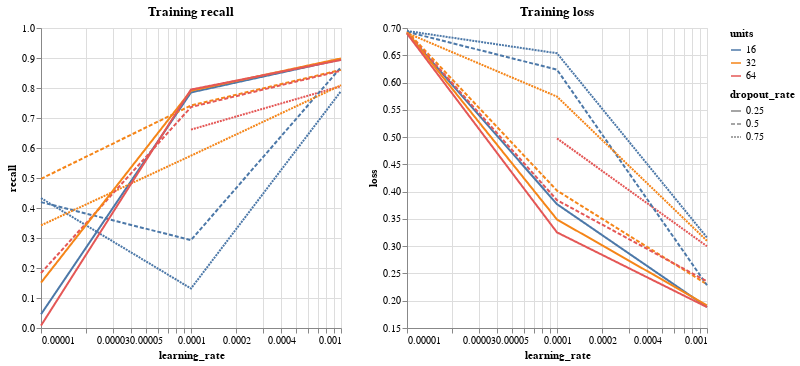
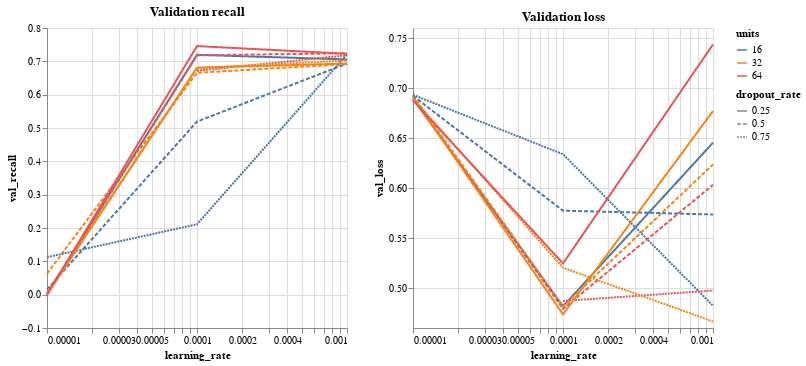

Source (notebook cell) for these figures, in order:
### Code cell
print_alt(hp_bd_lstm_df)
print(tuner_bi_dir_lstm.get_best_hyperparameters(1)[0].values)

### Figure 1 — Vega-Lite specification as saved in the notebook (floating-point values rounded to 4 significant figures)
{"config": {"view": {"continuousWidth": 300, "continuousHeight": 300}}, "hconcat": [{"mark": {"type": "line"}, "encoding": {"color": {"field": "units", "scale": {"zero": false}, "type": "nominal"}, "strokeDash": {"field": "dropout_rate", "type": "quantitative"}, "x": {"field": "learning_rate", "scale": {"zero": false, "type": "log"}, "type": "quantitative"}, "y": {"field": "recall", "scale": {"zero": false, "padding": 1}, "type": "quantitative"}}, "title": "Training recall"}, {"mark": {"type": "line"}, "encoding": {"color": {"field": "units", "scale": {"zero": false}, "type": "nominal"}, "strokeDash": {"field": "dropout_rate", "type": "quantitative"}, "x": {"field": "learning_rate", "scale": {"zero": false, "type": "log"}, "type": "quantitative"}, "y": {"field": "loss", "scale": {"zero": false, "padding": 1}, "type": "quantitative"}}, "title": "Training loss"}], "data": {"name": "data-67a632ceeda6219c81fb09659b8212be"}, "$schema": "https://vega.github.io/schema/vega-lite/v5.17.0.json", "datasets": {"data-67a632ceeda6219c81fb09659b8212be": [{"units": 16, "dropout_rate": 0.25, "learning_rate": 1e-05, "loss": 0.6905, "recall": 0.04577, "val_loss": 0.6891, "val_recall": 0.003082}, {"units": 32, "dropout_rate": 0.5, "learning_rate": 0.001, "loss": 0.2301, "recall": 0.8604, "val_loss": 0.6235, "val_recall": 0.6918}, {"units": 16, "dropout_rate": 0.75, "learning_rate": 0.001, "loss": 0.3159, "recall": 0.7895, "val_loss": 0.4823, "val_recall": 0.7211}, {"units": 64, "dropout_rate": 0.75, "learning_rate": 0.001, "loss": 0.2998, "recall": 0.8063, "val_loss": 0.4975, "val_recall": 0.718}, {"units": 16, "dropout_rate": 0.5, "learning_rate": 1e-05, "loss": 0.6932, "recall": 0.4195, "val_loss": 0.6921, "val_recall": 0.01541}, {"units": 32, "dropout_rate": 0.75, "learning_rate": 0.0001, "loss": 0.5742, "recall": 0.5744, "val_loss": 0.5203, "val_recall": 0.6795}, {"units": 16, "dropout_rate": 0.25, "learning_rate": 0.001, "loss": 0.1884, "recall": 0.8951, "val_loss": 0.6453, "val_recall": 0.7057}, {"units": 16, "dropout_rate": 0.5, "learning_rate": 0.0001, "loss": 0.6236, "recall": 0.2929, "val_loss": 0.5773, "val_recall": 0.5193}, {"units": 64, "dropout_rate": 0.5, "learning_rate": 0.001, "loss": 0.2355, "recall": 0.8577, "val_loss": 0.6032, "val_recall": 0.7242}, {"units": 16, "dropout_rate": 0.5, "learning_rate": 0.001, "loss": 0.2284, "recall": 0.8692, "val_loss": 0.5735, "val_recall": 0.6934}, {"units": 64, "dropout_rate": 0.75, "learning_rate": 0.0001, "loss": 0.4976, "recall": 0.6613, "val_loss": 0.487, "val_recall": 0.6718}, {"units": 64, "dropout_rate": 0.5, "learning_rate": 1e-05, "loss": 0.6916, "recall": 0.1831, "val_loss": 0.6898, "val_recall": 0.0}, {"units": 32, "dropout_rate": 0.25, "learning_rate": 1e-05, "loss": 0.692, "recall": 0.151, "val_loss": 0.6906, "val_recall": 0.0}, {"units": 32, "dropout_rate": 0.75, "learning_rate": 1e-05, "loss": 0.6909, "recall": 0.3421, "val_loss": 0.6898, "val_recall": 0.006163}, {"units": 64, "dropout_rate": 0.5, "learning_rate": 0.0001, "loss": 0.3844, "recall": 0.7365, "val_loss": 0.4791, "val_recall": 0.718}, {"units": 32, "dropout_rate": 0.5, "learning_rate": 1e-05, "loss": 0.6937, "recall": 0.4973, "val_loss": 0.6925, "val_recall": 0.06317}, {"units": 32, "dropout_rate": 0.25, "learning_rate": 0.001, "loss": 0.1916, "recall": 0.8986, "val_loss": 0.677, "val_recall": 0.6934}, {"units": 64, "dropout_rate": 0.25, "learning_rate": 0.0001, "loss": 0.3253, "recall": 0.7948, "val_loss": 0.5246, "val_recall": 0.7458}, {"units": 32, "dropout_rate": 0.25, "learning_rate": 0.0001, "loss": 0.3489, "recall": 0.791, "val_loss": 0.4737, "val_recall": 0.681}, {"units": 16, "dropout_rate": 0.75, "learning_rate": 0.0001, "loss": 0.6537, "recall": 0.1316, "val_loss": 0.6338, "val_recall": 0.2111}, {"units": 32, "dropout_rate": 0.5, "learning_rate": 0.0001, "loss": 0.4019, "recall": 0.7418, "val_loss": 0.4816, "val_recall": 0.6656}, {"units": 64, "dropout_rate": 0.25, "learning_rate": 1e-05, "loss": 0.6897, "recall": 0.008009, "val_loss": 0.6875, "val_recall": 0.0}, {"units": 32, "dropout_rate": 0.75, "learning_rate": 0.001, "loss": 0.3098, "recall": 0.8093, "val_loss": 0.4665, "val_recall": 0.7026}, {"units": 16, "dropout_rate": 0.25, "learning_rate": 0.0001, "loss": 0.377, "recall": 0.7853, "val_loss": 0.4817, "val_recall": 0.7196}, {"units": 16, "dropout_rate": 0.75, "learning_rate": 1e-05, "loss": 0.6945, "recall": 0.4329, "val_loss": 0.6932, "val_recall": 0.1125}, {"units": 64, "dropout_rate": 0.25, "learning_rate": 0.001, "loss": 0.1883, "recall": 0.8936, "val_loss": 0.7435, "val_recall": 0.7227}]}}

### Figure 2 — Vega-Lite specification as saved in the notebook (floating-point values rounded to 4 significant figures)
{"config": {"view": {"continuousWidth": 300, "continuousHeight": 300}}, "hconcat": [{"mark": {"type": "line"}, "encoding": {"color": {"field": "units", "scale": {"zero": false}, "type": "nominal"}, "strokeDash": {"field": "dropout_rate", "type": "quantitative"}, "x": {"field": "learning_rate", "scale": {"zero": false, "type": "log"}, "type": "quantitative"}, "y": {"field": "val_recall", "scale": {"zero": false, "padding": 1}, "type": "quantitative"}}, "title": "Validation recall"}, {"mark": {"type": "line"}, "encoding": {"color": {"field": "units", "scale": {"zero": false}, "type": "nominal"}, "strokeDash": {"field": "dropout_rate", "type": "nominal"}, "x": {"field": "learning_rate", "scale": {"zero": false, "type": "log"}, "type": "quantitative"}, "y": {"field": "val_loss", "scale": {"zero": false, "padding": 1}, "type": "quantitative"}}, "title": "Validation loss"}], "data": {"name": "data-67a632ceeda6219c81fb09659b8212be"}, "$schema": "https://vega.github.io/schema/vega-lite/v5.17.0.json", "datasets": {"data-67a632ceeda6219c81fb09659b8212be": [{"units": 16, "dropout_rate": 0.25, "learning_rate": 1e-05, "loss": 0.6905, "recall": 0.04577, "val_loss": 0.6891, "val_recall": 0.003082}, {"units": 32, "dropout_rate": 0.5, "learning_rate": 0.001, "loss": 0.2301, "recall": 0.8604, "val_loss": 0.6235, "val_recall": 0.6918}, {"units": 16, "dropout_rate": 0.75, "learning_rate": 0.001, "loss": 0.3159, "recall": 0.7895, "val_loss": 0.4823, "val_recall": 0.7211}, {"units": 64, "dropout_rate": 0.75, "learning_rate": 0.001, "loss": 0.2998, "recall": 0.8063, "val_loss": 0.4975, "val_recall": 0.718}, {"units": 16, "dropout_rate": 0.5, "learning_rate": 1e-05, "loss": 0.6932, "recall": 0.4195, "val_loss": 0.6921, "val_recall": 0.01541}, {"units": 32, "dropout_rate": 0.75, "learning_rate": 0.0001, "loss": 0.5742, "recall": 0.5744, "val_loss": 0.5203, "val_recall": 0.6795}, {"units": 16, "dropout_rate": 0.25, "learning_rate": 0.001, "loss": 0.1884, "recall": 0.8951, "val_loss": 0.6453, "val_recall": 0.7057}, {"units": 16, "dropout_rate": 0.5, "learning_rate": 0.0001, "loss": 0.6236, "recall": 0.2929, "val_loss": 0.5773, "val_recall": 0.5193}, {"units": 64, "dropout_rate": 0.5, "learning_rate": 0.001, "loss": 0.2355, "recall": 0.8577, "val_loss": 0.6032, "val_recall": 0.7242}, {"units": 16, "dropout_rate": 0.5, "learning_rate": 0.001, "loss": 0.2284, "recall": 0.8692, "val_loss": 0.5735, "val_recall": 0.6934}, {"units": 64, "dropout_rate": 0.75, "learning_rate": 0.0001, "loss": 0.4976, "recall": 0.6613, "val_loss": 0.487, "val_recall": 0.6718}, {"units": 64, "dropout_rate": 0.5, "learning_rate": 1e-05, "loss": 0.6916, "recall": 0.1831, "val_loss": 0.6898, "val_recall": 0.0}, {"units": 32, "dropout_rate": 0.25, "learning_rate": 1e-05, "loss": 0.692, "recall": 0.151, "val_loss": 0.6906, "val_recall": 0.0}, {"units": 32, "dropout_rate": 0.75, "learning_rate": 1e-05, "loss": 0.6909, "recall": 0.3421, "val_loss": 0.6898, "val_recall": 0.006163}, {"units": 64, "dropout_rate": 0.5, "learning_rate": 0.0001, "loss": 0.3844, "recall": 0.7365, "val_loss": 0.4791, "val_recall": 0.718}, {"units": 32, "dropout_rate": 0.5, "learning_rate": 1e-05, "loss": 0.6937, "recall": 0.4973, "val_loss": 0.6925, "val_recall": 0.06317}, {"units": 32, "dropout_rate": 0.25, "learning_rate": 0.001, "loss": 0.1916, "recall": 0.8986, "val_loss": 0.677, "val_recall": 0.6934}, {"units": 64, "dropout_rate": 0.25, "learning_rate": 0.0001, "loss": 0.3253, "recall": 0.7948, "val_loss": 0.5246, "val_recall": 0.7458}, {"units": 32, "dropout_rate": 0.25, "learning_rate": 0.0001, "loss": 0.3489, "recall": 0.791, "val_loss": 0.4737, "val_recall": 0.681}, {"units": 16, "dropout_rate": 0.75, "learning_rate": 0.0001, "loss": 0.6537, "recall": 0.1316, "val_loss": 0.6338, "val_recall": 0.2111}, {"units": 32, "dropout_rate": 0.5, "learning_rate": 0.0001, "loss": 0.4019, "recall": 0.7418, "val_loss": 0.4816, "val_recall": 0.6656}, {"units": 64, "dropout_rate": 0.25, "learning_rate": 1e-05, "loss": 0.6897, "recall": 0.008009, "val_loss": 0.6875, "val_recall": 0.0}, {"units": 32, "dropout_rate": 0.75, "learning_rate": 0.001, "loss": 0.3098, "recall": 0.8093, "val_loss": 0.4665, "val_recall": 0.7026}, {"units": 16, "dropout_rate": 0.25, "learning_rate": 0.0001, "loss": 0.377, "recall": 0.7853, "val_loss": 0.4817, "val_recall": 0.7196}, {"units": 16, "dropout_rate": 0.75, "learning_rate": 1e-05, "loss": 0.6945, "recall": 0.4329, "val_loss": 0.6932, "val_recall": 0.1125}, {"units": 64, "dropout_rate": 0.25, "learning_rate": 0.001, "loss": 0.1883, "recall": 0.8936, "val_loss": 0.7435, "val_recall": 0.7227}]}}
